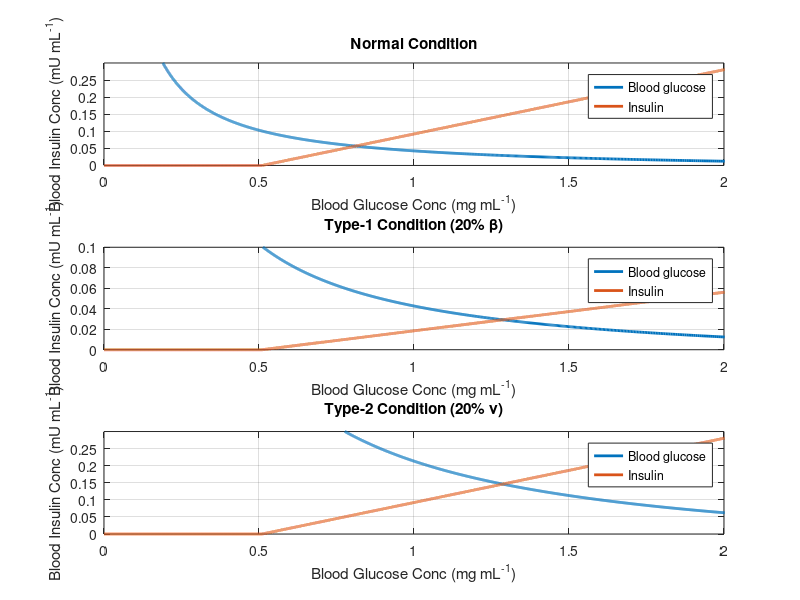

MATLAB code for this plot:
%% HW - (iii)

% Constants for normal condition
lambda = 2470;
beta = 1430;  
nu = 139000;  
Ql = 8400;
theta = 2.5;
phi = 0.51;
alpha = 7600;
mu = 7200;

line_width = 2;

% Normal condition plot
subplot(3, 1, 1);
y = 0:0.0001:3;
x = (Ql) ./ (lambda + nu*y);
plot(x, y, 'Linewidth', line_width)
hold on
x = 0:0.0001:3;
y = (beta / alpha) * (x - phi);
y(x <= phi) = 0;
plot(x, y, 'Linewidth', line_width)
xlim([0 2]);
ylim([0 0.3]);
title('Normal Condition')
legend('Blood glucose', 'Insulin')
xlabel('Blood Glucose Conc (mg mL^{-1})');
ylabel('Blood Insulin Conc (mU mL^{-1})');
grid on

% Type-1 condition (20% of normal beta value)
subplot(3, 1, 2);
beta_type1 = 0.2 * beta;
y = 0:0.0001:3;
x = (Ql) ./ (lambda + nu*y);
plot(x, y, 'Linewidth', line_width)
hold on
x = 0:0.0001:3;
y = (beta_type1 / alpha) * (x - phi);
y(x <= phi) = 0;
plot(x, y, 'Linewidth', line_width)
xlim([0 2]);
ylim([0 0.1]);
title('Type-1 Condition (20% \beta)')
legend('Blood glucose', 'Insulin')
xlabel('Blood Glucose Conc (mg mL^{-1})');
ylabel('Blood Insulin Conc (mU mL^{-1})');
grid on

% Type-2 condition (20% of normal nu value)
subplot(3, 1, 3);
nu_type2 = 0.2 * nu;
y = 0:0.0001:3;
x = (Ql) ./ (lambda + nu_type2*y);
plot(x, y, 'Linewidth', line_width)
hold on
x = 0:0.0001:3;
y = (beta / alpha) * (x - phi);
y(x <= phi) = 0;
plot(x, y, 'Linewidth', line_width)
xlim([0 2]);
ylim([0 0.3]);
title('Type-2 Condition (20% \nu)')
legend('Blood glucose', 'Insulin')
xlabel('Blood Glucose Conc (mg mL^{-1})');
ylabel('Blood Insulin Conc (mU mL^{-1})');
grid on